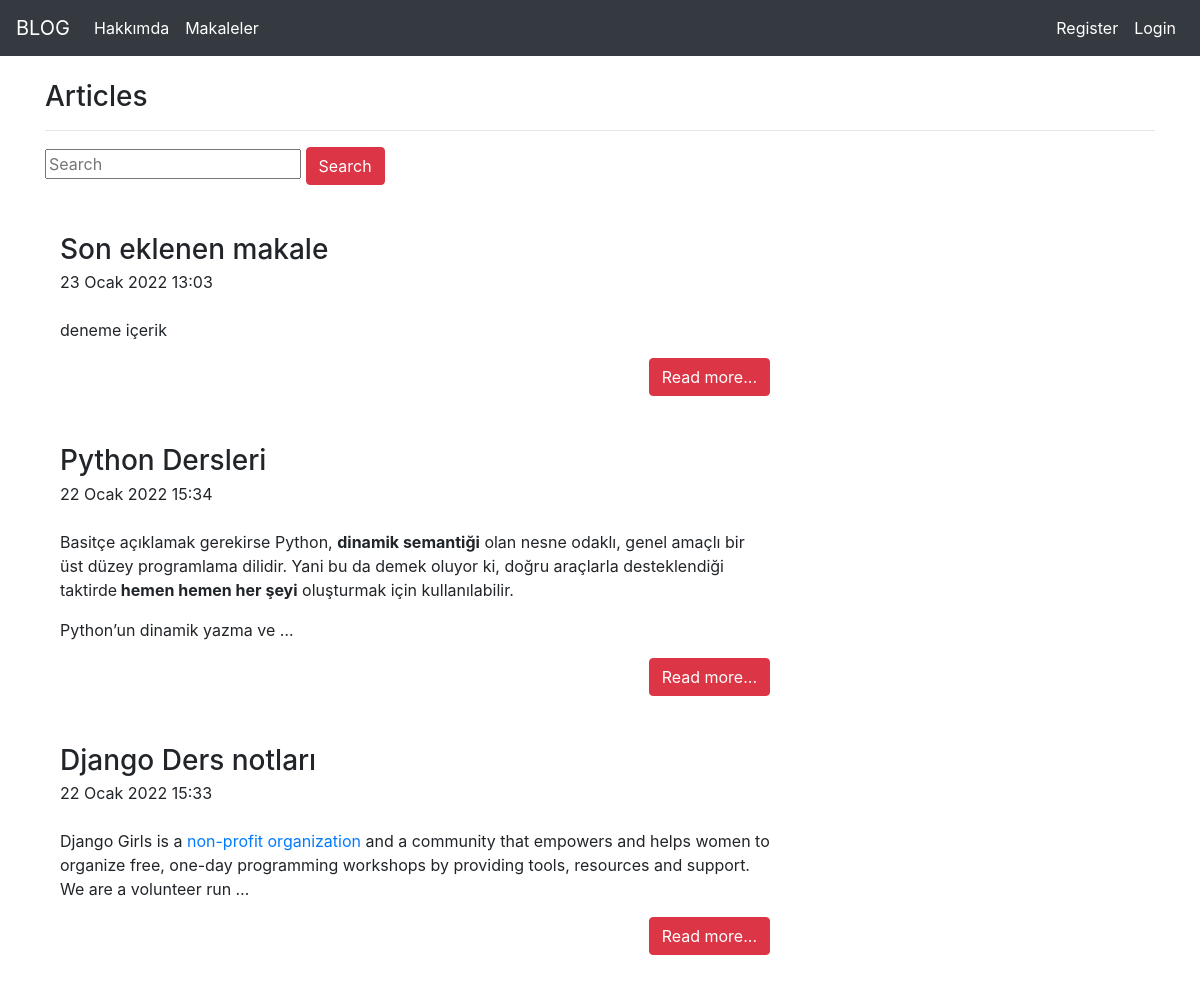
The app's page /articles/ with its own data.
### article/models.py (models this page shows, shortened)
class Article(models.Model):
    author = models.ForeignKey("auth.user",on_delete=models.CASCADE)
    title = models.CharField(max_length=50)
    content = RichTextField()
    created_date = models.DateTimeField(auto_now_add=True)
    article_image=models.FileField(blank = True,null = True,verbose_name="Upload a photo")
    class Meta:
        ordering = ['-created_date']

### article/views.py (the view)
# urls.py: path('', views.articles,name="articles"),
def articles(request):
    articles = Article.objects.all()
    return render(request,"articles.html",{"articles":articles})

### templates/articles.html (shortened to what this page needs)
{% extends "layout.html" %}
{% block body %}
<h3>Articles</h3>
<hr>
<input type="text" name="keyword" class="input-sm" placeholder="Search" >
        <span class="input-group-btn">
            <button class="btn btn-danger" type="submit">
                Search
            </button>
        </span>
{% if articles %}
    {% for article in articles %}
    <div class="container mt-5">
        <div class="row">
            <div class="col-lg-8">
                <article>
                    <header class="mb-4">
                        <h3 class="fw-bolder mb-1">{{article.title}}</h3>
                        {{article.created_date}}
                    </header>
                    <section class="mb-5">
                        <p>
                            {{article.content|safe|truncatewords:30}}
                        </p>
                        <a style ="float:right" href="{% url 'article:detail' article.id %}" class = "btn btn-danger">Read more...</a>
                    </section>
                </article>
            </div>
        </div>
    </div>
    {% endfor %}
{% else %}
<div class="alert alert-danger">No article has been found.</div>
{% endif %}
{% endblock body %}

### templates/layout.html (shortened to what this page needs)
<!DOCTYPE html>
{% load static %}
<html lang="en">
<head>
    <link rel="stylesheet" href="{% static 'css/bootstrap.min.css' %}">
</head>
<body>
    {% include "includes/navbar.html" %}
    <div style="margin-left:30px;margin-bottom:30px" class ="container">
        {% block body %}
        {% endblock body %}
    </div>
</body>
</html>

### templates/includes/navbar.html (shortened to what this page needs)
<nav class="navbar navbar-expand-md navbar-dark bg-dark mb-4">
  <a class="navbar-brand" href="{% url 'index' %}">BLOG</a>
  <div class="collapse navbar-collapse" id="navbarCollapse">
    <ul class="navbar-nav mr-auto">
      <li class="nav-item active">
        <a class="nav-link" href="{% url 'about' %}">Hakkımda <span class="sr-only">(current)</span></a>
      </li>
      <li class="nav-item active">
        <a class="nav-link" href="{% url 'article:articles' %}">Makaleler <span class="sr-only">(current)</span></a>
      </li>
    </ul>
    <ul class="navbar-nav ml-auto">
      {% if request.user.is_authenticated %}
        <li class="nav-item active">
          <a class="nav-link" href="{% url 'article:dashboard' %}">Dashboard <span class="sr-only">(current)</span></a>
        </li>
        <li class="nav-item active">
          <a class="nav-link" href="{% url 'user:logout' %}">Logout <span class="sr-only">(current)</span></a>
        </li>
      {% else %}
        <li class="nav-item active">
          <a class="nav-link" href="{% url 'user:register' %}">Register <span class="sr-only">(current)</span></a>
        </li>
        <li class="nav-item active">
          <a class="nav-link" href="{% url 'user:login' %}">Login <span class="sr-only">(current)</span></a>
        </li>
      {% endif %}
    </ul>
  </div>
</nav>

### records on screen
Article: title "Son eklenen makale", created_date "23 Ocak 2022 13:03", content "deneme içerik"
Article: title "Python Dersleri", created_date "22 Ocak 2022 15:34", content "Basitçe açıklamak gerekirse Python, dinamik semantiği olan nesne odaklı, genel amaçlı bir üst düzey programlama dilidir. Yani bu da demek oluyor ki, doğru araçlarla desteklendiği taktirde hemen hemen her şeyi oluşturmak için kullanılabilir. Python’un dinamik yazma ve …"
Article: title "Django Ders notları", created_date "22 Ocak 2022 15:33", content "Django Girls is a non-profit organization and a community that empowers and helps women to organize free, one-day programming workshops by providing tools, resources and support. We are a volunteer run …"
